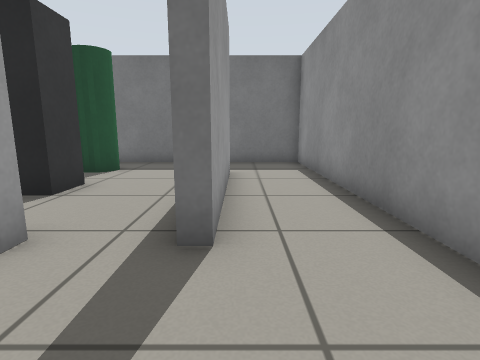
View 1 (above)

18 first-person views from a walk through a Gazebo world. The camera is 0.64 m above the floor, tilts 10° down and sees 80° across. The floor is counted in squares, 0.5 m on a side. Each view is taken from the middle of a square. On the plan, view 1 faces up. The plan holds only what a view shows up to about 13 squares ahead; the rest is blank.

View 2
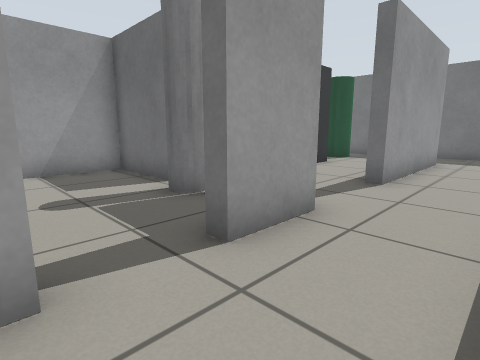

View 3
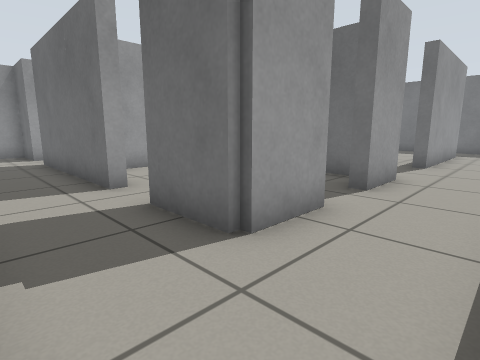

View 4
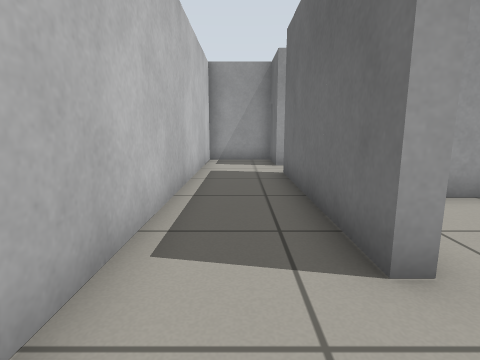

View 5
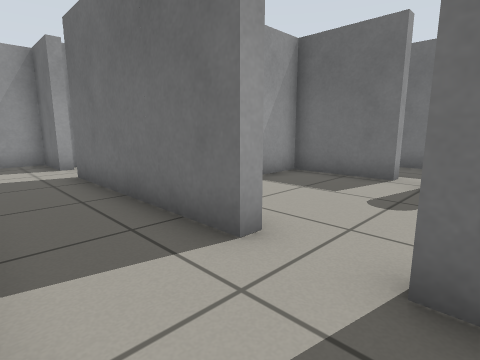

View 6
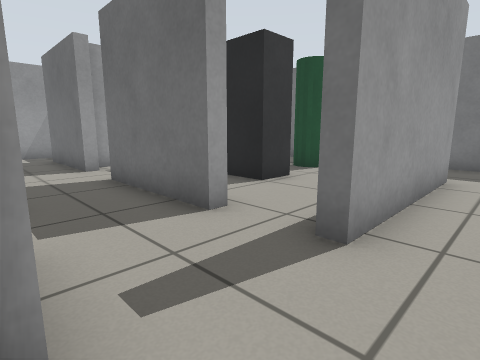

View 7
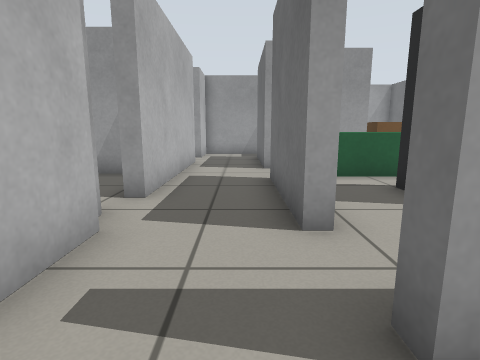

View 8
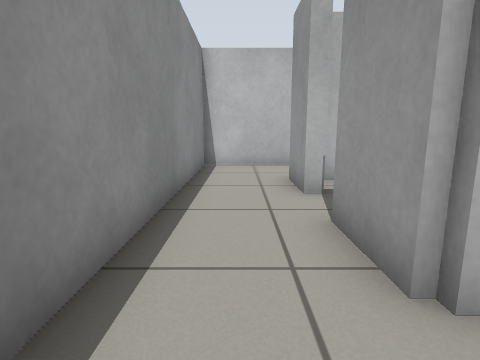

View 9
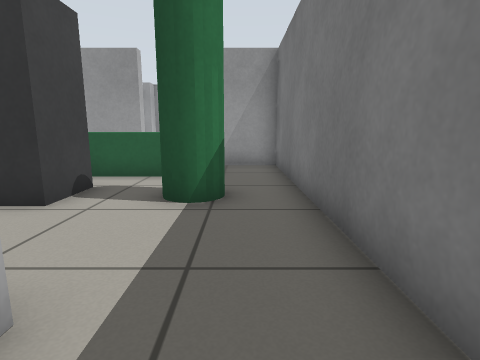

View 10
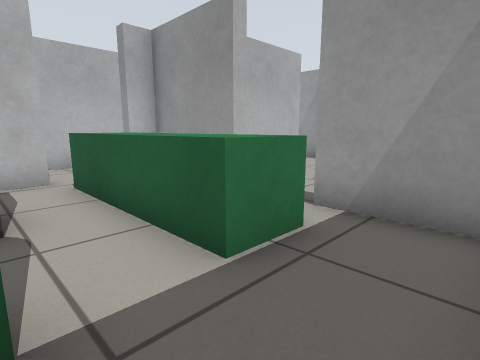

View 11
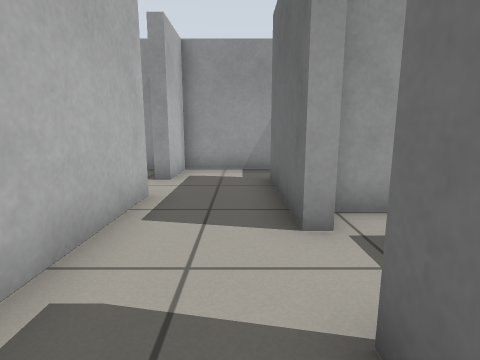

View 12
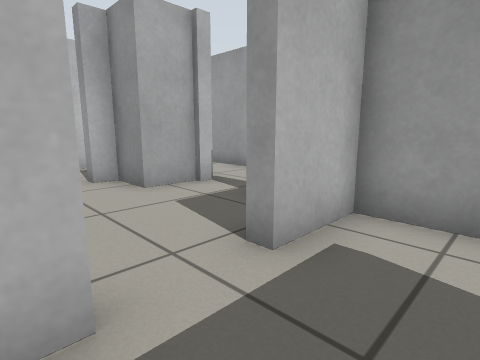

View 13
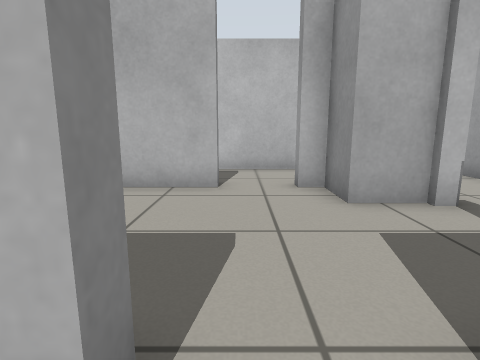

View 14
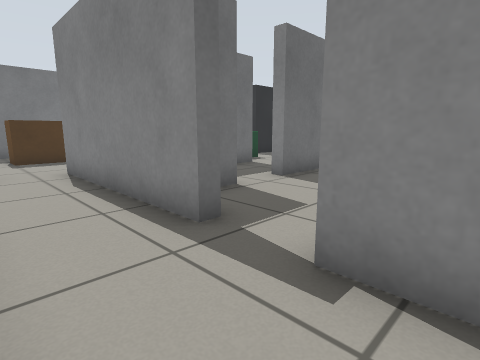

View 15
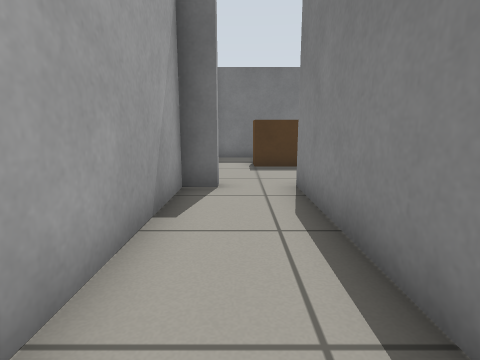

View 16
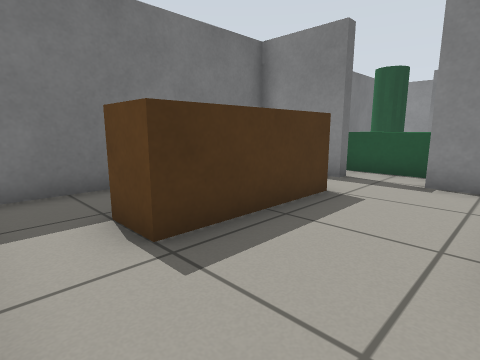

View 17
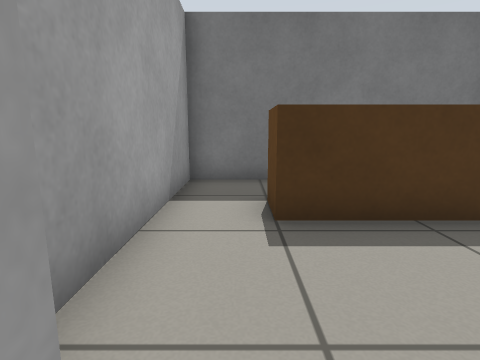

View 18
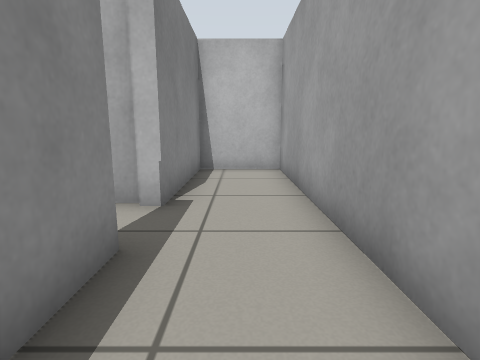

### Floor plan
Ten units are one square. View 1 is at (0, 0); x grows to the right and y downward. Boxes are objects, and circles mark ways between rooms. Rooms are numbered by the first view taken in them; rooms with no view inside come last. Other rooms are left out.
<svg viewBox="-178 -118 206 206">
<path fill="none" stroke="#000" d="M-14 2 -22 2M-8 37 -3 37 -3 57 -25 57M-25 -2 -3 -2 -3 19 -8 19M-43 -2 -43 2 -73 2 -73 41M-43 52 -43 57 -105 57M23 -26 23 -113 -4 -113M-9 83 23 83 23 -6M-3 -86 -3 -30 -8 -30M-143 58 -143 83 -34 83M-66 -32 -55 -32M-25 -32 -25 -28 -65 -28M-97 -65 -93 -65 -93 -32 -85 -32 -85 -28M-4 -113 -93 -113 -93 -85M-85 -2 -43 -2M-143 -32 -143 -2 -123 -2 -123 2M-105 2 -105 -2 -85 -2M-85 -28 -125 -28M-142 19 -147 19 -147 -47M-165 -48 -165 -43 -173 -43 -173 83 -147 83 -147 41M-147 -47 -115 -47M-93 -85 -97 -85 -97 -113 -173 -113 -173 -58M-97 -55 -97 -65M-123 2 -129 2M-105 57 -105 53 -84 53M-85 2 -105 2"/>
<rect x="-35" y="-5" width="10" height="20" fill="#bbb"><title>pillar</title></rect>
<rect x="-85" y="-95" width="20" height="60" fill="#bbb"><title>green box</title></rect>
<rect x="-55" y="-65" width="20" height="10" fill="#bbb"><title>dark grey box</title></rect>
<rect x="-55" y="-95" width="20" height="10" fill="#bbb"><title>green cylinder</title></rect>
<rect x="-155" y="-95" width="40" height="20" fill="#bbb"><title>brown box</title></rect>
<rect x="-145" y="35" width="20" height="20" fill="#bbb"><title>grey box</title></rect>
<circle cx="-10" cy="-100" r="3" fill="#2a7"/>
<circle cx="-30" cy="-17" r="3" fill="#2a7"/>
<circle cx="-125" cy="60" r="3" fill="#2a7"/>
<circle cx="-95" cy="-15" r="3" fill="#2a7"/>
<circle cx="-100" cy="-75" r="3" fill="#2a7"/>
<circle cx="-115" cy="0" r="3" fill="#2a7"/>
<circle cx="-160" cy="-40" r="3" fill="#2a7"/>
<circle cx="-150" cy="30" r="3" fill="#2a7"/>
<text x="-20" y="20">1</text>
<text x="-50" y="-70">2</text>
<text x="-120" y="-20">3</text>
<text x="-160" y="20">4</text>
<text x="-140" y="-80">5</text>
<text x="-120" y="30">6</text>
</svg>
Room 1 opens to room 2. Room 1 opens to room 6. Room 2 opens to room 3. Room 2 opens to room 5. Room 3 opens to room 6. Room 4 opens to room 5. Room 4 opens to room 6.

Where each view was taken, in squares from view 1:
view 1: 0 up, 0 right, facing up
view 2: 4 down, 2 right, facing up-left
view 3: 8 down, 2 right, facing up-left
view 4: 7 down, 2 left, facing left
view 5: 8 down, 2 left, facing up-left
view 6: 0 up, 1 right, facing up-left
view 7: 2 up, 1 right, facing left
view 8: 2 up, 1 right, facing down
view 9: 10 up, 1 right, facing left
view 10: 11 up, 5 left, facing down-left
view 11: 2 up, 5 left, facing left
view 12: 2 up, 10 left, facing down-left
view 13: 1 up, 11 left, facing down
view 14: 5 down, 17 left, facing up-right
view 15: 2 down, 16 left, facing up
view 16: 5 up, 17 left, facing up-right
view 17: 4 up, 16 left, facing up
view 18: 1 up, 16 left, facing down
